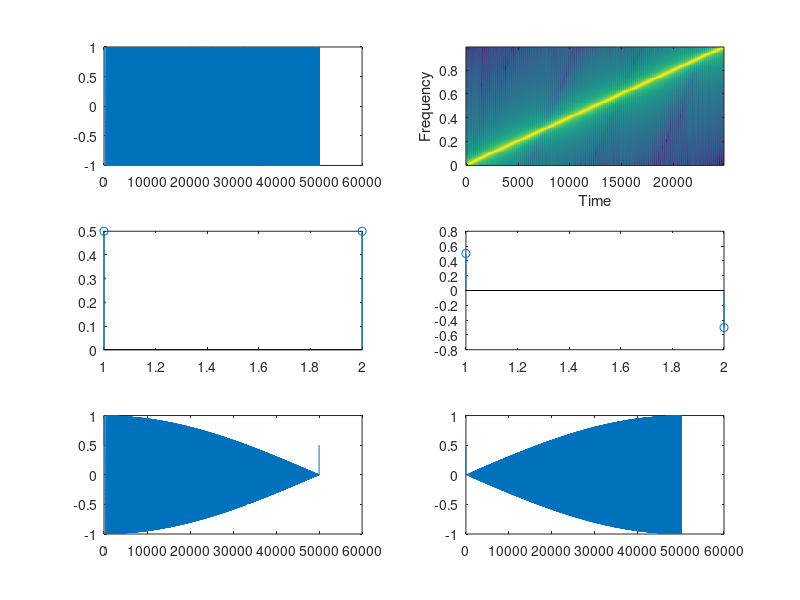

This chart was generated by the following MATLAB code:
clc;
close all;
clear all;
Fs = 10000;
t = 0 :(1/Fs) : 5;
x = chirp(t,0,5,5000);
h1 = [0.5,0.5];
h2 = [0.5,-0.5];
y1 = conv(x,h1);
y2 = conv(x,h2);
subplot(321);
plot(x)
subplot(322);
specgram(x)
subplot(323);
stem(h1)
subplot(324);
stem(h2)
subplot(325);
plot(y1)
subplot(326);
plot(y2)